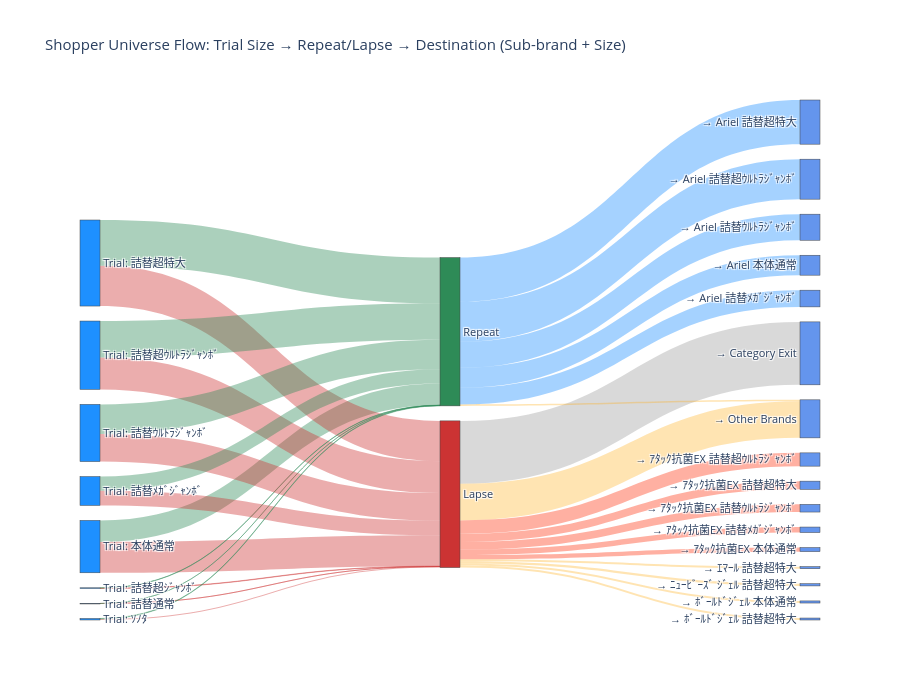

Notebook source saved alongside this figure:
### Code cell
# ── Build Sankey flow data ────────────────────────────────────────────
# Stage 1: Trial Size → Outcome (Repeat / Lapse)
# Stage 2: Outcome → Destination (repeat size / lapse destination)

trial_sizes = sorted(df_journey['trial_size'].unique())
outcomes = ['Repeat', 'Lapse']
destinations = sorted(flow_stage2['dest_simplified'].unique())

all_nodes = (
    [f'Trial: {s}' for s in trial_sizes] +
    outcomes +
    [f'→ {d}' for d in destinations]
)
node_idx = {name: i for i, name in enumerate(all_nodes)}

# Build links
sources, targets, values, colors = [], [], [], []

# Stage 1: Trial Size → Outcome
for _, row in flow_stage1.iterrows():
    src = node_idx[f'Trial: {row["trial_size"]}']
    tgt = node_idx[row['outcome']]
    sources.append(src)
    targets.append(tgt)
    values.append(row['count'])
    colors.append('rgba(46,139,87,0.4)' if row['outcome'] == 'Repeat' else 'rgba(204,51,51,0.4)')

# Stage 2: Outcome → Destination
for _, row in flow_stage2.iterrows():
    src = node_idx[row['outcome']]
    tgt = node_idx[f'→ {row["dest_simplified"]}']
    sources.append(src)
    targets.append(tgt)
    values.append(row['count'])
    if ARIEL_GEL in row['dest_simplified'] or 'Ariel' in row['dest_simplified']:
        colors.append('rgba(30,144,255,0.4)')  # Ariel = blue
    elif ATTACK_EX in row['dest_simplified']:
        colors.append('rgba(255,99,71,0.5)')   # Attack = red
    elif 'Exit' in row['dest_simplified']:
        colors.append('rgba(128,128,128,0.3)') # Exit = gray
    else:
        colors.append('rgba(255,165,0,0.3)')   # Other = orange

# Node colors
node_colors = (
    ['#1E90FF'] * len(trial_sizes) +  # Trial sizes = blue
    ['#2E8B57', '#CC3333'] +           # Repeat = green, Lapse = red
    ['#6495ED'] * len(destinations)    # Destinations = light blue
)

fig = go.Figure(go.Sankey(
    node=dict(
        pad=15, thickness=20,
        label=all_nodes,
        color=node_colors
    ),
    link=dict(
        source=sources, target=targets, value=values,
        color=colors
    )
))

fig.update_layout(
    title_text='Shopper Universe Flow: Trial Size → Repeat/Lapse → Destination (Sub-brand + Size)',
    font_size=11, height=700, template='plotly_white'
)
fig.show()

### Figure 1 — Plotly figure (JSON) as saved in the notebook; plotly's stock layout.template omitted (floating-point values rounded to 4 significant figures)
{"data": [{"link": {"color": ["rgba(204,51,51,0.4)", "rgba(46,139,87,0.4)", "rgba(204,51,51,0.4)", "rgba(46,139,87,0.4)", "rgba(204,51,51,0.4)", "rgba(46,139,87,0.4)", "rgba(204,51,51,0.4)", "rgba(46,139,87,0.4)", "rgba(204,51,51,0.4)", "rgba(46,139,87,0.4)", "rgba(204,51,51,0.4)", "rgba(46,139,87,0.4)", "rgba(204,51,51,0.4)", "rgba(46,139,87,0.4)", "rgba(204,51,51,0.4)", "rgba(46,139,87,0.4)", "rgba(128,128,128,0.3)", "rgba(255,165,0,0.3)", "rgba(255,99,71,0.5)", "rgba(255,99,71,0.5)", "rgba(255,99,71,0.5)", "rgba(255,99,71,0.5)", "rgba(255,99,71,0.5)", "rgba(255,165,0,0.3)", "rgba(255,165,0,0.3)", "rgba(255,165,0,0.3)", "rgba(255,165,0,0.3)", "rgba(30,144,255,0.4)", "rgba(30,144,255,0.4)", "rgba(30,144,255,0.4)", "rgba(30,144,255,0.4)", "rgba(30,144,255,0.4)", "rgba(255,165,0,0.3)"], "source": [0, 0, 1, 1, 2, 2, 3, 3, 4, 4, 5, 5, 6, 6, 7, 7, 9, 9, 9, 9, 9, 9, 9, 9, 9, 9, 9, 8, 8, 8, 8, 8, 8], "target": [9, 8, 9, 8, 9, 8, 9, 8, 9, 8, 9, 8, 9, 8, 9, 8, 15, 16, 17, 18, 19, 20, 21, 22, 23, 24, 25, 10, 11, 12, 13, 14, 16], "value": [328231, 230293, 429270, 488130, 339960, 388716, 4004, 3171, 116, 65, 294892, 314853, 156531, 150983, 11006, 5203, 671137, 390374, 43467, 87686, 141503, 81852, 58705, 22065, 23788, 22456, 20977, 212645, 471075, 426476, 277807, 178176, 15235]}, "node": {"color": ["#1E90FF", "#1E90FF", "#1E90FF", "#1E90FF", "#1E90FF", "#1E90FF", "#1E90FF", "#1E90FF", "#2E8B57", "#CC3333", "#6495ED", "#6495ED", "#6495ED", "#6495ED", "#6495ED", "#6495ED", "#6495ED", "#6495ED", "#6495ED", "#6495ED", "#6495ED", "#6495ED", "#6495ED", "#6495ED", "#6495ED", "#6495ED"], "label": ["Trial: 本体通常", "Trial: 詰替超特大", "Trial: 詰替超ｳﾙﾄﾗｼﾞｬﾝﾎﾞ", "Trial: 詰替超ｼﾞｬﾝﾎﾞ", "Trial: 詰替通常", "Trial: 詰替ｳﾙﾄﾗｼﾞｬﾝﾎﾞ", "Trial: 詰替ﾒｶﾞｼﾞｬﾝﾎﾞ", "Trial: ｿﾉﾀ", "Repeat", "Lapse", "→ Ariel 本体通常", "→ Ariel 詰替超特大", "→ Ariel 詰替超ｳﾙﾄﾗｼﾞｬﾝﾎﾞ", "→ Ariel 詰替ｳﾙﾄﾗｼﾞｬﾝﾎﾞ", "→ Ariel 詰替ﾒｶﾞｼﾞｬﾝﾎﾞ", "→ Category Exit", "→ Other Brands", "→ ｱﾀｯｸ抗菌EX 本体通常", "→ ｱﾀｯｸ抗菌EX 詰替超特大", "→ ｱﾀｯｸ抗菌EX 詰替超ｳﾙﾄﾗｼﾞｬﾝﾎﾞ", "→ ｱﾀｯｸ抗菌EX 詰替ｳﾙﾄﾗｼﾞｬﾝﾎﾞ", "→ ｱﾀｯｸ抗菌EX 詰替ﾒｶﾞｼﾞｬﾝﾎﾞ", "→ ｴﾏｰﾙ 詰替超特大", "→ ﾆｭｰﾋﾞｰｽﾞ ｼﾞｪﾙ 詰替超特大", "→ ﾎﾞｰﾙﾄﾞｼﾞｪﾙ 本体通常", "→ ﾎﾞｰﾙﾄﾞｼﾞｪﾙ 詰替超特大"], "pad": 15, "thickness": 20}, "type": "sankey"}], "layout": {"font": {"size": 11}, "height": 700, "title": {"text": "Shopper Universe Flow: Trial Size → Repeat/Lapse → Destination (Sub-brand + Size)"}}}
